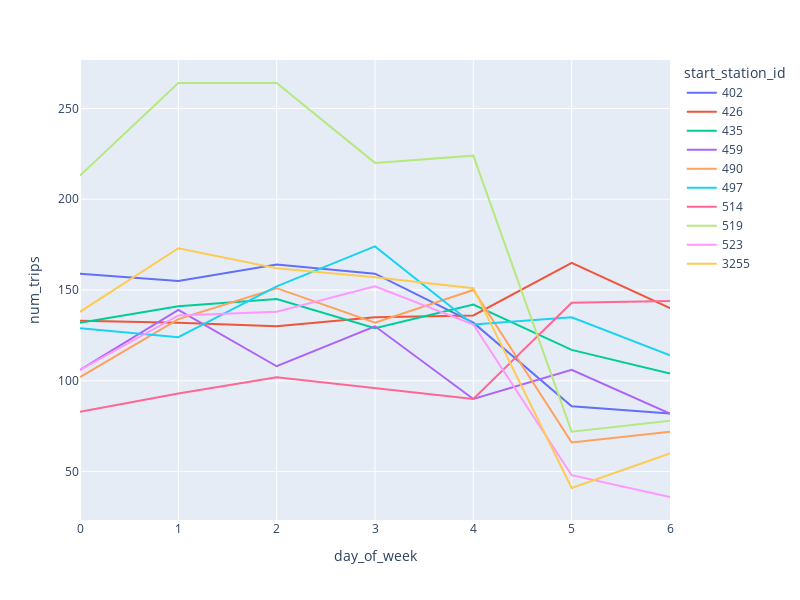

Notebook code cell kept with this figure:
### Code cell
# トップ10のstationに対して、曜日ごとの推移
num_trips_df = df.groupby(['start_station_id', 'day_of_week'])['num_trips'].count().reset_index()
query = 'start_station_id in @top10_stations'
px.line(num_trips_df.query(query), x='day_of_week', y='num_trips', color='start_station_id', width=800, height=600)

### Figure 1 — Plotly figure (JSON) as saved in the notebook; plotly's stock layout.template omitted (floating-point values rounded to 4 significant figures)
{"data": [{"hovertemplate": "start_station_id=402<br>day_of_week=%{x}<br>num_trips=%{y}<extra></extra>", "legendgroup": "402", "line": {"color": "#636efa", "dash": "solid"}, "marker": {"symbol": "circle"}, "mode": "lines", "name": "402", "orientation": "v", "showlegend": true, "type": "scatter", "x": [0, 1, 2, 3, 4, 5, 6], "xaxis": "x", "y": [159, 155, 164, 159, 132, 86, 82], "yaxis": "y"}, {"hovertemplate": "start_station_id=426<br>day_of_week=%{x}<br>num_trips=%{y}<extra></extra>", "legendgroup": "426", "line": {"color": "#EF553B", "dash": "solid"}, "marker": {"symbol": "circle"}, "mode": "lines", "name": "426", "orientation": "v", "showlegend": true, "type": "scatter", "x": [0, 1, 2, 3, 4, 5, 6], "xaxis": "x", "y": [133, 132, 130, 135, 136, 165, 140], "yaxis": "y"}, {"hovertemplate": "start_station_id=435<br>day_of_week=%{x}<br>num_trips=%{y}<extra></extra>", "legendgroup": "435", "line": {"color": "#00cc96", "dash": "solid"}, "marker": {"symbol": "circle"}, "mode": "lines", "name": "435", "orientation": "v", "showlegend": true, "type": "scatter", "x": [0, 1, 2, 3, 4, 5, 6], "xaxis": "x", "y": [132, 141, 145, 129, 142, 117, 104], "yaxis": "y"}, {"hovertemplate": "start_station_id=459<br>day_of_week=%{x}<br>num_trips=%{y}<extra></extra>", "legendgroup": "459", "line": {"color": "#ab63fa", "dash": "solid"}, "marker": {"symbol": "circle"}, "mode": "lines", "name": "459", "orientation": "v", "showlegend": true, "type": "scatter", "x": [0, 1, 2, 3, 4, 5, 6], "xaxis": "x", "y": [106, 139, 108, 130, 90, 106, 82], "yaxis": "y"}, {"hovertemplate": "start_station_id=490<br>day_of_week=%{x}<br>num_trips=%{y}<extra></extra>", "legendgroup": "490", "line": {"color": "#FFA15A", "dash": "solid"}, "marker": {"symbol": "circle"}, "mode": "lines", "name": "490", "orientation": "v", "showlegend": true, "type": "scatter", "x": [0, 1, 2, 3, 4, 5, 6], "xaxis": "x", "y": [102, 134, 151, 132, 150, 66, 72], "yaxis": "y"}, {"hovertemplate": "start_station_id=497<br>day_of_week=%{x}<br>num_trips=%{y}<extra></extra>", "legendgroup": "497", "line": {"color": "#19d3f3", "dash": "solid"}, "marker": {"symbol": "circle"}, "mode": "lines", "name": "497", "orientation": "v", "showlegend": true, "type": "scatter", "x": [0, 1, 2, 3, 4, 5, 6], "xaxis": "x", "y": [129, 124, 152, 174, 131, 135, 114], "yaxis": "y"}, {"hovertemplate": "start_station_id=514<br>day_of_week=%{x}<br>num_trips=%{y}<extra></extra>", "legendgroup": "514", "line": {"color": "#FF6692", "dash": "solid"}, "marker": {"symbol": "circle"}, "mode": "lines", "name": "514", "orientation": "v", "showlegend": true, "type": "scatter", "x": [0, 1, 2, 3, 4, 5, 6], "xaxis": "x", "y": [83, 93, 102, 96, 90, 143, 144], "yaxis": "y"}, {"hovertemplate": "start_station_id=519<br>day_of_week=%{x}<br>num_trips=%{y}<extra></extra>", "legendgroup": "519", "line": {"color": "#B6E880", "dash": "solid"}, "marker": {"symbol": "circle"}, "mode": "lines", "name": "519", "orientation": "v", "showlegend": true, "type": "scatter", "x": [0, 1, 2, 3, 4, 5, 6], "xaxis": "x", "y": [213, 264, 264, 220, 224, 72, 78], "yaxis": "y"}, {"hovertemplate": "start_station_id=523<br>day_of_week=%{x}<br>num_trips=%{y}<extra></extra>", "legendgroup": "523", "line": {"color": "#FF97FF", "dash": "solid"}, "marker": {"symbol": "circle"}, "mode": "lines", "name": "523", "orientation": "v", "showlegend": true, "type": "scatter", "x": [0, 1, 2, 3, 4, 5, 6], "xaxis": "x", "y": [106, 136, 138, 152, 131, 48, 36], "yaxis": "y"}, {"hovertemplate": "start_station_id=3255<br>day_of_week=%{x}<br>num_trips=%{y}<extra></extra>", "legendgroup": "3255", "line": {"color": "#FECB52", "dash": "solid"}, "marker": {"symbol": "circle"}, "mode": "lines", "name": "3255", "orientation": "v", "showlegend": true, "type": "scatter", "x": [0, 1, 2, 3, 4, 5, 6], "xaxis": "x", "y": [138, 173, 162, 157, 151, 41, 60], "yaxis": "y"}], "layout": {"height": 600, "legend": {"title": {"text": "start_station_id"}, "tracegroupgap": 0}, "margin": {"t": 60}, "width": 800, "xaxis": {"anchor": "y", "domain": [0, 1], "title": {"text": "day_of_week"}}, "yaxis": {"anchor": "x", "domain": [0, 1], "title": {"text": "num_trips"}}}}
